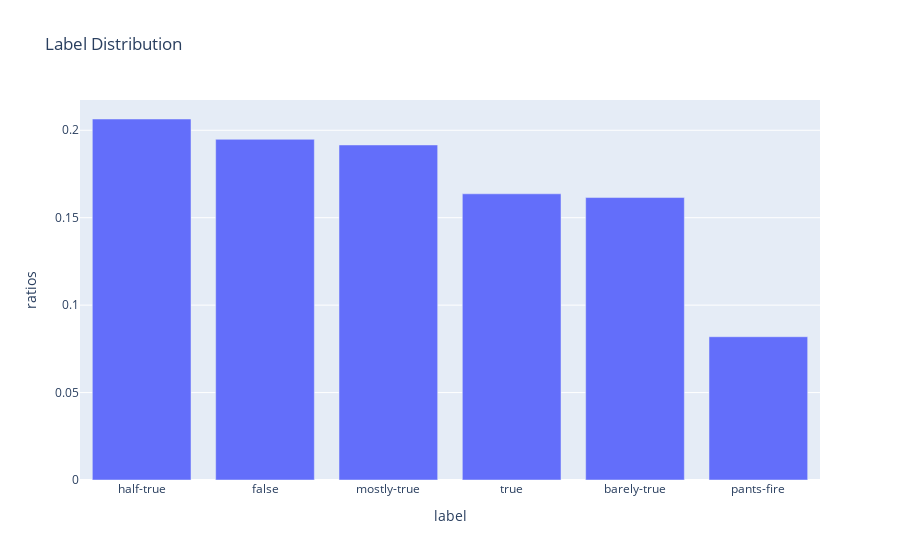

The code cell stored with this chart in its notebook:
### Code cell
label_ratios = train_df.label.value_counts(normalize=True)
px.bar(label_ratios, x=label_ratios.index, y=label_ratios.values, labels={"index": "label", "y": "ratios"}, title="Label Distribution")

### Figure 1 — Plotly figure (JSON) as saved in the notebook; plotly's stock layout.template omitted (floating-point values rounded to 4 significant figures)
{"data": [{"alignmentgroup": "True", "hovertemplate": "label=%{x}<br>ratios=%{y}<extra></extra>", "legendgroup": "", "marker": {"color": "#636efa", "pattern": {"shape": ""}}, "name": "", "offsetgroup": "", "orientation": "v", "showlegend": false, "textposition": "auto", "x": ["half-true", "false", "mostly-true", "true", "barely-true", "pants-fire"], "xaxis": "x", "y": [0.2064, 0.1948, 0.1916, 0.1637, 0.1615, 0.08193], "yaxis": "y", "type": "bar"}], "layout": {"xaxis": {"anchor": "y", "domain": [0, 1], "title": {"text": "label"}}, "yaxis": {"anchor": "x", "domain": [0, 1], "title": {"text": "ratios"}}, "legend": {"tracegroupgap": 0}, "title": {"text": "Label Distribution"}, "barmode": "relative"}}
